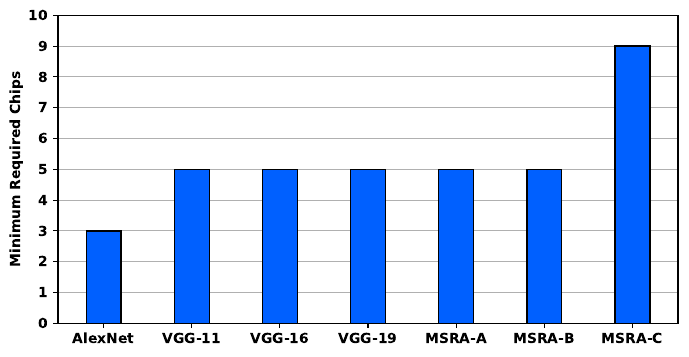

Write Python code to recreate this figure.
import numpy as np
import pandas as pd
import matplotlib.pyplot as plt
from matplotlib import rcParams

W = 0.22
rcParams['font.weight'] = 'bold'

df_ISAAC = pd.read_csv('../results/ISAAC_TT.csv')

x = list(df_ISAAC['dnn'])[0 : 7]
x_axis = np.arange(len(x))

plt.figure(figsize=(8, 4))
ax = plt.axes()
ax.set_axisbelow(True)
plt.grid(axis='y')

plt.bar(x_axis, list(df_ISAAC['minimum_required_chips'])[0 : 7], 1.8 * W, label='ISAAC', color='#0060FF', edgecolor='black')

plt.xticks(x_axis, x)
plt.yticks(np.arange(0, 11, 1))
plt.ylabel('Minimum Required Chips', weight='bold')
plt.savefig('ws_min_req_chips.pdf', bbox_inches='tight')
plt.show()
